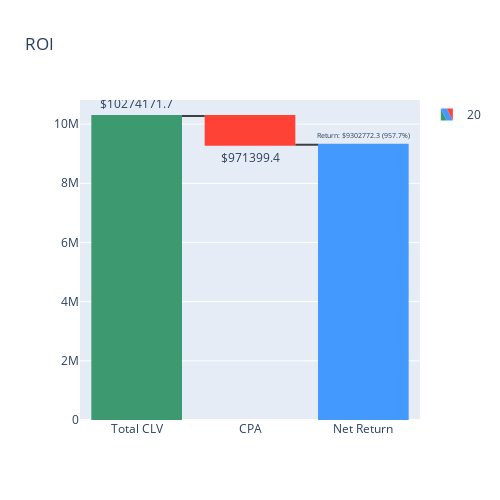

The cell this chart's notebook holds for it:
### Code cell
import plotly.graph_objects as go

fig = go.Figure(
    go.Waterfall(
        name = "20", 
        orientation = "v",
        measure = ["relative", "relative", "total"],
        x = ["Total CLV", "CPA", "Net Return"],
        textposition = "outside",
        text = [
            f"${converted_clv:.01f}", 
            f"${campaign_cost:.01f}", 
            f"Return: ${converted_clv-campaign_cost:.1f} ({(converted_clv-campaign_cost)/campaign_cost*100:.01f}%)"
        ],
        y = [converted_clv, -campaign_cost, 0],
        connector = {"line":{"color":"rgb(63, 63, 63)"}},
    )
)

fig.update_layout(
    height=500,
    width=500,
    title = "ROI",
    showlegend = True
)

fig.show()

### Figure 1 — Plotly figure (JSON) as saved in the notebook; plotly's stock layout.template omitted (floating-point values rounded to 4 significant figures)
{"data": [{"connector": {"line": {"color": "rgb(63, 63, 63)"}}, "measure": ["relative", "relative", "total"], "name": "20", "orientation": "v", "text": ["$10274171.7", "$971399.4", "Return: $9302772.3 (957.7%)"], "textposition": "outside", "type": "waterfall", "x": ["Total CLV", "CPA", "Net Return"], "y": [10270000.0, -971400.0, 0]}], "layout": {"height": 500, "showlegend": true, "title": {"text": "ROI"}, "width": 500, "xaxis": {"autorange": true, "range": [-0.5, 2.5], "type": "category"}, "yaxis": {"autorange": true, "range": [0, 10810000.0], "type": "linear"}}}
